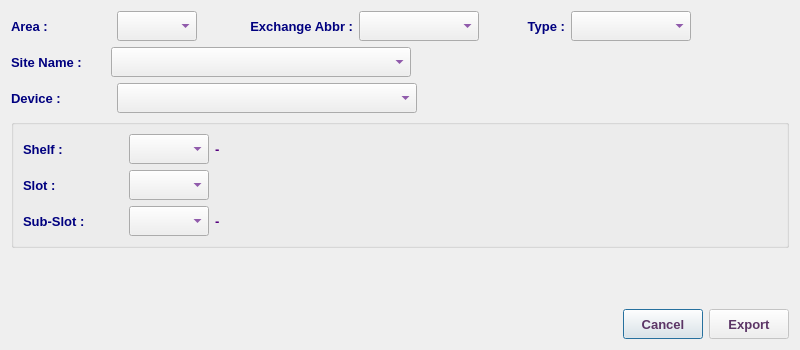
<?xml version="1.0" encoding="UTF-8"?>
<ui version="4.0">
 <class>ReportReserveToCommercialDialog</class>
 <widget class="QDialog" name="ReportReserveToCommercialDialog">
  <property name="geometry">
   <rect>
    <x>0</x>
    <y>0</y>
    <width>800</width>
    <height>350</height>
   </rect>
  </property>
  <property name="minimumSize">
   <size>
    <width>800</width>
    <height>350</height>
   </size>
  </property>
  <property name="maximumSize">
   <size>
    <width>801</width>
    <height>351</height>
   </size>
  </property>
  <property name="font">
   <font>
    <family>Tahoma</family>
    <pointsize>10</pointsize>
   </font>
  </property>
  <property name="windowTitle">
   <string>Report Reservation</string>
  </property>
  <property name="windowIcon">
   <iconset resource="../../../../image.qrc">
    <normaloff>:/Image/report.png</normaloff>:/Image/report.png</iconset>
  </property>
  <layout class="QVBoxLayout" name="verticalLayout_2">
   <item>
    <layout class="QHBoxLayout" name="horizontalLayout_7">
     <item>
      <layout class="QVBoxLayout" name="verticalLayout">
       <item>
        <layout class="QHBoxLayout" name="horizontalLayout_4">
         <item>
          <layout class="QHBoxLayout" name="horizontalLayout">
           <item>
            <widget class="QLabel" name="label">
             <property name="minimumSize">
              <size>
               <width>100</width>
               <height>30</height>
              </size>
             </property>
             <property name="maximumSize">
              <size>
               <width>100</width>
               <height>30</height>
              </size>
             </property>
             <property name="font">
              <font>
               <family>Tahoma</family>
               <pointsize>10</pointsize>
               <weight>75</weight>
               <bold>true</bold>
              </font>
             </property>
             <property name="styleSheet">
              <string notr="true">color: rgb(0, 0, 127);</string>
             </property>
             <property name="text">
              <string>Area :</string>
             </property>
             <property name="alignment">
              <set>Qt::AlignLeading|Qt::AlignLeft|Qt::AlignVCenter</set>
             </property>
            </widget>
           </item>
           <item>
            <widget class="QComboBox" name="areaCB">
             <property name="minimumSize">
              <size>
               <width>80</width>
               <height>30</height>
              </size>
             </property>
             <property name="maximumSize">
              <size>
               <width>80</width>
               <height>30</height>
              </size>
             </property>
             <property name="font">
              <font>
               <family>Tahoma</family>
               <pointsize>10</pointsize>
               <weight>75</weight>
               <bold>true</bold>
              </font>
             </property>
             <property name="styleSheet">
              <string notr="true">color: rgb(85, 0, 127);</string>
             </property>
            </widget>
           </item>
          </layout>
         </item>
         <item>
          <layout class="QHBoxLayout" name="horizontalLayout_2">
           <item>
            <widget class="QLabel" name="label_2">
             <property name="minimumSize">
              <size>
               <width>150</width>
               <height>30</height>
              </size>
             </property>
             <property name="maximumSize">
              <size>
               <width>150</width>
               <height>30</height>
              </size>
             </property>
             <property name="font">
              <font>
               <family>Tahoma</family>
               <pointsize>10</pointsize>
               <weight>75</weight>
               <bold>true</bold>
              </font>
             </property>
             <property name="styleSheet">
              <string notr="true">color: rgb(0, 0, 127);</string>
             </property>
             <property name="text">
              <string>Exchange Abbr :</string>
             </property>
             <property name="alignment">
              <set>Qt::AlignRight|Qt::AlignTrailing|Qt::AlignVCenter</set>
             </property>
            </widget>
           </item>
           <item>
            <widget class="QComboBox" name="abbrCB">
             <property name="enabled">
              <bool>true</bool>
             </property>
             <property name="minimumSize">
              <size>
               <width>120</width>
               <height>30</height>
              </size>
             </property>
             <property name="maximumSize">
              <size>
               <width>120</width>
               <height>30</height>
              </size>
             </property>
             <property name="font">
              <font>
               <family>Tahoma</family>
               <pointsize>10</pointsize>
               <weight>75</weight>
               <bold>true</bold>
              </font>
             </property>
             <property name="styleSheet">
              <string notr="true">color: rgb(85, 0, 127);</string>
             </property>
            </widget>
           </item>
          </layout>
         </item>
         <item>
          <layout class="QHBoxLayout" name="horizontalLayout_3">
           <item>
            <widget class="QLabel" name="label_3">
             <property name="minimumSize">
              <size>
               <width>80</width>
               <height>30</height>
              </size>
             </property>
             <property name="maximumSize">
              <size>
               <width>80</width>
               <height>30</height>
              </size>
             </property>
             <property name="font">
              <font>
               <family>Tahoma</family>
               <pointsize>10</pointsize>
               <weight>75</weight>
               <bold>true</bold>
              </font>
             </property>
             <property name="styleSheet">
              <string notr="true">color: rgb(0, 0, 127);</string>
             </property>
             <property name="text">
              <string>Type :</string>
             </property>
             <property name="alignment">
              <set>Qt::AlignRight|Qt::AlignTrailing|Qt::AlignVCenter</set>
             </property>
            </widget>
           </item>
           <item>
            <widget class="QComboBox" name="typeCB">
             <property name="enabled">
              <bool>true</bool>
             </property>
             <property name="minimumSize">
              <size>
               <width>120</width>
               <height>30</height>
              </size>
             </property>
             <property name="maximumSize">
              <size>
               <width>120</width>
               <height>30</height>
              </size>
             </property>
             <property name="font">
              <font>
               <family>Tahoma</family>
               <pointsize>10</pointsize>
               <weight>75</weight>
               <bold>true</bold>
              </font>
             </property>
             <property name="styleSheet">
              <string notr="true">color: rgb(85, 0, 127);</string>
             </property>
            </widget>
           </item>
           <item>
            <spacer name="horizontalSpacer_2">
             <property name="font">
              <font>
               <family>Tahoma</family>
               <pointsize>10</pointsize>
              </font>
             </property>
             <property name="orientation">
              <enum>Qt::Horizontal</enum>
             </property>
             <property name="sizeHint" stdset="0">
              <size>
               <width>40</width>
               <height>20</height>
              </size>
             </property>
            </spacer>
           </item>
          </layout>
         </item>
        </layout>
       </item>
       <item>
        <widget class="QFrame" name="siteFrame">
         <property name="enabled">
          <bool>true</bool>
         </property>
         <property name="font">
          <font>
           <family>Tahoma</family>
           <pointsize>10</pointsize>
          </font>
         </property>
         <property name="frameShape">
          <enum>QFrame::NoFrame</enum>
         </property>
         <property name="frameShadow">
          <enum>QFrame::Plain</enum>
         </property>
         <property name="lineWidth">
          <number>0</number>
         </property>
         <layout class="QHBoxLayout" name="horizontalLayout_6">
          <property name="spacing">
           <number>0</number>
          </property>
          <property name="leftMargin">
           <number>0</number>
          </property>
          <property name="topMargin">
           <number>0</number>
          </property>
          <property name="rightMargin">
           <number>0</number>
          </property>
          <property name="bottomMargin">
           <number>0</number>
          </property>
          <item>
           <layout class="QHBoxLayout" name="horizontalLayout_5">
            <item>
             <widget class="QLabel" name="label_4">
              <property name="minimumSize">
               <size>
                <width>100</width>
                <height>30</height>
               </size>
              </property>
              <property name="maximumSize">
               <size>
                <width>100</width>
                <height>30</height>
               </size>
              </property>
              <property name="font">
               <font>
                <family>Tahoma</family>
                <pointsize>10</pointsize>
                <weight>75</weight>
                <bold>true</bold>
               </font>
              </property>
              <property name="styleSheet">
               <string notr="true">color: rgb(0, 0, 127);</string>
              </property>
              <property name="text">
               <string>Site Name :</string>
              </property>
              <property name="alignment">
               <set>Qt::AlignLeading|Qt::AlignLeft|Qt::AlignVCenter</set>
              </property>
             </widget>
            </item>
            <item>
             <widget class="QComboBox" name="siteCB">
              <property name="enabled">
               <bool>true</bool>
              </property>
              <property name="minimumSize">
               <size>
                <width>300</width>
                <height>30</height>
               </size>
              </property>
              <property name="maximumSize">
               <size>
                <width>300</width>
                <height>30</height>
               </size>
              </property>
              <property name="font">
               <font>
                <family>Tahoma</family>
                <pointsize>10</pointsize>
                <weight>75</weight>
                <bold>true</bold>
               </font>
              </property>
              <property name="styleSheet">
               <string notr="true">color: rgb(85, 0, 127);</string>
              </property>
             </widget>
            </item>
            <item>
             <spacer name="horizontalSpacer_4">
              <property name="font">
               <font>
                <family>Tahoma</family>
                <pointsize>10</pointsize>
               </font>
              </property>
              <property name="orientation">
               <enum>Qt::Horizontal</enum>
              </property>
              <property name="sizeHint" stdset="0">
               <size>
                <width>40</width>
                <height>20</height>
               </size>
              </property>
             </spacer>
            </item>
           </layout>
          </item>
         </layout>
        </widget>
       </item>
       <item>
        <layout class="QHBoxLayout" name="horizontalLayout_11">
         <item>
          <widget class="QLabel" name="label_7">
           <property name="minimumSize">
            <size>
             <width>100</width>
             <height>30</height>
            </size>
           </property>
           <property name="maximumSize">
            <size>
             <width>100</width>
             <height>30</height>
            </size>
           </property>
           <property name="font">
            <font>
             <family>Tahoma</family>
             <pointsize>10</pointsize>
             <weight>75</weight>
             <bold>true</bold>
            </font>
           </property>
           <property name="styleSheet">
            <string notr="true">color: rgb(0, 0, 127);</string>
           </property>
           <property name="text">
            <string>Device :</string>
           </property>
           <property name="alignment">
            <set>Qt::AlignLeading|Qt::AlignLeft|Qt::AlignVCenter</set>
           </property>
          </widget>
         </item>
         <item>
          <widget class="QComboBox" name="deviceCB">
           <property name="enabled">
            <bool>true</bool>
           </property>
           <property name="minimumSize">
            <size>
             <width>300</width>
             <height>30</height>
            </size>
           </property>
           <property name="maximumSize">
            <size>
             <width>300</width>
             <height>30</height>
            </size>
           </property>
           <property name="font">
            <font>
             <family>Tahoma</family>
             <pointsize>10</pointsize>
             <weight>75</weight>
             <bold>true</bold>
            </font>
           </property>
           <property name="styleSheet">
            <string notr="true">color: rgb(85, 0, 127);</string>
           </property>
          </widget>
         </item>
         <item>
          <widget class="QLabel" name="saloonLbl">
           <property name="sizePolicy">
            <sizepolicy hsizetype="Expanding" vsizetype="Preferred">
             <horstretch>0</horstretch>
             <verstretch>0</verstretch>
            </sizepolicy>
           </property>
           <property name="minimumSize">
            <size>
             <width>200</width>
             <height>25</height>
            </size>
           </property>
           <property name="maximumSize">
            <size>
             <width>16777215</width>
             <height>30</height>
            </size>
           </property>
           <property name="font">
            <font>
             <family>Tahoma</family>
             <pointsize>10</pointsize>
             <weight>75</weight>
             <bold>true</bold>
            </font>
           </property>
           <property name="styleSheet">
            <string notr="true">color: rgb(85, 0, 127);</string>
           </property>
           <property name="text">
            <string/>
           </property>
          </widget>
         </item>
        </layout>
       </item>
      </layout>
     </item>
     <item>
      <widget class="QLabel" name="pix">
       <property name="minimumSize">
        <size>
         <width>64</width>
         <height>64</height>
        </size>
       </property>
       <property name="maximumSize">
        <size>
         <width>64</width>
         <height>64</height>
        </size>
       </property>
       <property name="font">
        <font>
         <family>Tahoma</family>
         <pointsize>10</pointsize>
        </font>
       </property>
       <property name="text">
        <string/>
       </property>
       <property name="pixmap">
        <pixmap resource="../../../../image.qrc">:/Image/commercial.png</pixmap>
       </property>
      </widget>
     </item>
    </layout>
   </item>
   <item>
    <widget class="QGroupBox" name="groupBox">
     <property name="font">
      <font>
       <family>Tahoma</family>
       <pointsize>10</pointsize>
      </font>
     </property>
     <property name="title">
      <string/>
     </property>
     <layout class="QVBoxLayout" name="verticalLayout_3">
      <item>
       <layout class="QHBoxLayout" name="horizontalLayout_9">
        <item>
         <widget class="QLabel" name="label_5">
          <property name="minimumSize">
           <size>
            <width>100</width>
            <height>30</height>
           </size>
          </property>
          <property name="maximumSize">
           <size>
            <width>100</width>
            <height>30</height>
           </size>
          </property>
          <property name="font">
           <font>
            <family>Tahoma</family>
            <pointsize>10</pointsize>
            <weight>75</weight>
            <bold>true</bold>
           </font>
          </property>
          <property name="styleSheet">
           <string notr="true">color: rgb(0, 0, 127);</string>
          </property>
          <property name="text">
           <string>Shelf :</string>
          </property>
         </widget>
        </item>
        <item>
         <widget class="QComboBox" name="shelfCB">
          <property name="minimumSize">
           <size>
            <width>80</width>
            <height>30</height>
           </size>
          </property>
          <property name="maximumSize">
           <size>
            <width>80</width>
            <height>30</height>
           </size>
          </property>
          <property name="font">
           <font>
            <family>Tahoma</family>
            <pointsize>10</pointsize>
            <weight>75</weight>
            <bold>true</bold>
           </font>
          </property>
          <property name="styleSheet">
           <string notr="true">color: rgb(85, 0, 127);</string>
          </property>
         </widget>
        </item>
        <item>
         <widget class="QLabel" name="noShelfLbl">
          <property name="minimumSize">
           <size>
            <width>20</width>
            <height>30</height>
           </size>
          </property>
          <property name="maximumSize">
           <size>
            <width>20</width>
            <height>30</height>
           </size>
          </property>
          <property name="font">
           <font>
            <family>Tahoma</family>
            <pointsize>10</pointsize>
            <weight>75</weight>
            <bold>true</bold>
           </font>
          </property>
          <property name="styleSheet">
           <string notr="true">color: rgb(85, 0, 127);</string>
          </property>
          <property name="text">
           <string>-</string>
          </property>
         </widget>
        </item>
        <item>
         <spacer name="horizontalSpacer_3">
          <property name="font">
           <font>
            <family>Tahoma</family>
            <pointsize>10</pointsize>
           </font>
          </property>
          <property name="orientation">
           <enum>Qt::Horizontal</enum>
          </property>
          <property name="sizeHint" stdset="0">
           <size>
            <width>40</width>
            <height>20</height>
           </size>
          </property>
         </spacer>
        </item>
       </layout>
      </item>
      <item>
       <layout class="QHBoxLayout" name="horizontalLayout_10">
        <item>
         <widget class="QLabel" name="label_6">
          <property name="minimumSize">
           <size>
            <width>100</width>
            <height>30</height>
           </size>
          </property>
          <property name="maximumSize">
           <size>
            <width>100</width>
            <height>30</height>
           </size>
          </property>
          <property name="font">
           <font>
            <family>Tahoma</family>
            <pointsize>10</pointsize>
            <weight>75</weight>
            <bold>true</bold>
           </font>
          </property>
          <property name="styleSheet">
           <string notr="true">color: rgb(0, 0, 127);</string>
          </property>
          <property name="text">
           <string>Slot :  </string>
          </property>
         </widget>
        </item>
        <item>
         <widget class="QComboBox" name="slotCB">
          <property name="minimumSize">
           <size>
            <width>80</width>
            <height>30</height>
           </size>
          </property>
          <property name="maximumSize">
           <size>
            <width>80</width>
            <height>30</height>
           </size>
          </property>
          <property name="font">
           <font>
            <family>Tahoma</family>
            <pointsize>10</pointsize>
            <weight>75</weight>
            <bold>true</bold>
           </font>
          </property>
          <property name="styleSheet">
           <string notr="true">color: rgb(85, 0, 127);</string>
          </property>
         </widget>
        </item>
        <item>
         <spacer name="horizontalSpacer_5">
          <property name="font">
           <font>
            <family>Tahoma</family>
            <pointsize>10</pointsize>
           </font>
          </property>
          <property name="orientation">
           <enum>Qt::Horizontal</enum>
          </property>
          <property name="sizeHint" stdset="0">
           <size>
            <width>40</width>
            <height>20</height>
           </size>
          </property>
         </spacer>
        </item>
       </layout>
      </item>
      <item>
       <layout class="QHBoxLayout" name="horizontalLayout_12">
        <item>
         <widget class="QLabel" name="label_8">
          <property name="minimumSize">
           <size>
            <width>100</width>
            <height>30</height>
           </size>
          </property>
          <property name="maximumSize">
           <size>
            <width>100</width>
            <height>30</height>
           </size>
          </property>
          <property name="font">
           <font>
            <family>Tahoma</family>
            <pointsize>10</pointsize>
            <weight>75</weight>
            <bold>true</bold>
           </font>
          </property>
          <property name="styleSheet">
           <string notr="true">color: rgb(0, 0, 127);</string>
          </property>
          <property name="text">
           <string>Sub-Slot :  </string>
          </property>
         </widget>
        </item>
        <item>
         <widget class="QComboBox" name="subSlotCB">
          <property name="minimumSize">
           <size>
            <width>80</width>
            <height>30</height>
           </size>
          </property>
          <property name="maximumSize">
           <size>
            <width>80</width>
            <height>30</height>
           </size>
          </property>
          <property name="font">
           <font>
            <family>Tahoma</family>
            <pointsize>10</pointsize>
            <weight>75</weight>
            <bold>true</bold>
           </font>
          </property>
          <property name="styleSheet">
           <string notr="true">color: rgb(85, 0, 127);</string>
          </property>
         </widget>
        </item>
        <item>
         <widget class="QLabel" name="noSubSlotLbl">
          <property name="minimumSize">
           <size>
            <width>20</width>
            <height>30</height>
           </size>
          </property>
          <property name="maximumSize">
           <size>
            <width>20</width>
            <height>30</height>
           </size>
          </property>
          <property name="font">
           <font>
            <family>Tahoma</family>
            <pointsize>10</pointsize>
            <weight>75</weight>
            <bold>true</bold>
           </font>
          </property>
          <property name="styleSheet">
           <string notr="true">color: rgb(85, 0, 127);</string>
          </property>
          <property name="text">
           <string>-</string>
          </property>
         </widget>
        </item>
        <item>
         <spacer name="horizontalSpacer_7">
          <property name="font">
           <font>
            <family>Tahoma</family>
            <pointsize>10</pointsize>
           </font>
          </property>
          <property name="orientation">
           <enum>Qt::Horizontal</enum>
          </property>
          <property name="sizeHint" stdset="0">
           <size>
            <width>40</width>
            <height>20</height>
           </size>
          </property>
         </spacer>
        </item>
       </layout>
      </item>
     </layout>
    </widget>
   </item>
   <item>
    <spacer name="verticalSpacer">
     <property name="font">
      <font>
       <family>Tahoma</family>
       <pointsize>10</pointsize>
      </font>
     </property>
     <property name="orientation">
      <enum>Qt::Vertical</enum>
     </property>
     <property name="sizeHint" stdset="0">
      <size>
       <width>20</width>
       <height>40</height>
      </size>
     </property>
    </spacer>
   </item>
   <item>
    <layout class="QHBoxLayout" name="horizontalLayout_8">
     <item>
      <spacer name="horizontalSpacer">
       <property name="font">
        <font>
         <family>Tahoma</family>
         <pointsize>10</pointsize>
        </font>
       </property>
       <property name="orientation">
        <enum>Qt::Horizontal</enum>
       </property>
       <property name="sizeHint" stdset="0">
        <size>
         <width>40</width>
         <height>20</height>
        </size>
       </property>
      </spacer>
     </item>
     <item>
      <widget class="QPushButton" name="cancelBtn">
       <property name="sizePolicy">
        <sizepolicy hsizetype="Preferred" vsizetype="Preferred">
         <horstretch>0</horstretch>
         <verstretch>0</verstretch>
        </sizepolicy>
       </property>
       <property name="minimumSize">
        <size>
         <width>80</width>
         <height>30</height>
        </size>
       </property>
       <property name="maximumSize">
        <size>
         <width>100</width>
         <height>30</height>
        </size>
       </property>
       <property name="font">
        <font>
         <family>Tahoma</family>
         <pointsize>10</pointsize>
         <weight>75</weight>
         <bold>true</bold>
        </font>
       </property>
       <property name="styleSheet">
        <string notr="true">color: rgb(92, 53, 102);</string>
       </property>
       <property name="text">
        <string>Cancel</string>
       </property>
      </widget>
     </item>
     <item>
      <widget class="QPushButton" name="okBtn">
       <property name="enabled">
        <bool>false</bool>
       </property>
       <property name="sizePolicy">
        <sizepolicy hsizetype="Preferred" vsizetype="Preferred">
         <horstretch>0</horstretch>
         <verstretch>0</verstretch>
        </sizepolicy>
       </property>
       <property name="minimumSize">
        <size>
         <width>80</width>
         <height>30</height>
        </size>
       </property>
       <property name="maximumSize">
        <size>
         <width>200</width>
         <height>30</height>
        </size>
       </property>
       <property name="font">
        <font>
         <family>Tahoma</family>
         <pointsize>10</pointsize>
         <weight>75</weight>
         <bold>true</bold>
        </font>
       </property>
       <property name="styleSheet">
        <string notr="true">color: rgb(92, 53, 102);</string>
       </property>
       <property name="text">
        <string>Export</string>
       </property>
       <property name="icon">
        <iconset resource="../../../../image.qrc">
         <normaloff>:/Image/excel.png</normaloff>:/Image/excel.png</iconset>
       </property>
       <property name="iconSize">
        <size>
         <width>20</width>
         <height>20</height>
        </size>
       </property>
      </widget>
     </item>
    </layout>
   </item>
  </layout>
 </widget>
 <tabstops>
  <tabstop>areaCB</tabstop>
  <tabstop>abbrCB</tabstop>
  <tabstop>typeCB</tabstop>
  <tabstop>siteCB</tabstop>
  <tabstop>deviceCB</tabstop>
  <tabstop>shelfCB</tabstop>
  <tabstop>slotCB</tabstop>
  <tabstop>subSlotCB</tabstop>
  <tabstop>okBtn</tabstop>
  <tabstop>cancelBtn</tabstop>
 </tabstops>
 <resources>
  <include location="../../../../image.qrc"/>
 </resources>
 <connections/>
</ui>
